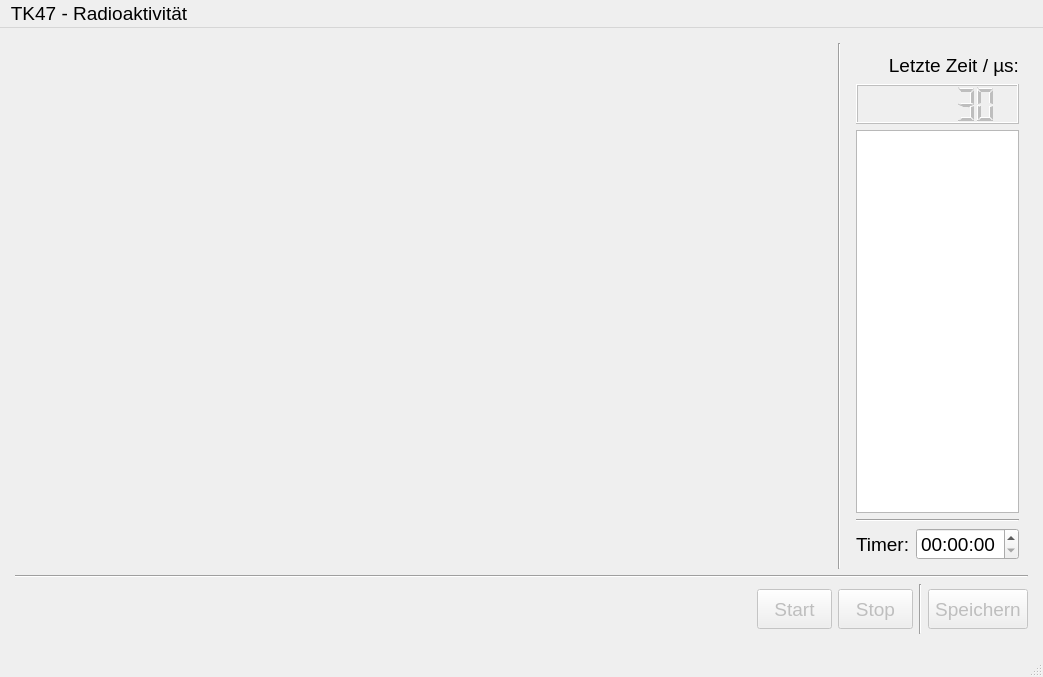
<?xml version="1.0" encoding="UTF-8"?>
<ui version="4.0">
 <class>MainWindow</class>
 <widget class="QMainWindow" name="MainWindow">
  <property name="geometry">
   <rect>
    <x>0</x>
    <y>0</y>
    <width>1043</width>
    <height>677</height>
   </rect>
  </property>
  <property name="minimumSize">
   <size>
    <width>1000</width>
    <height>500</height>
   </size>
  </property>
  <property name="font">
   <font>
    <family>Helvetica Neue</family>
    <pointsize>14</pointsize>
   </font>
  </property>
  <property name="windowTitle">
   <string>TK47 - Radioactivity</string>
  </property>
  <property name="windowIcon">
   <iconset theme="QIcon::ThemeIcon::WeatherStorm"/>
  </property>
  <widget class="QWidget" name="centralwidget">
   <property name="enabled">
    <bool>true</bool>
   </property>
   <property name="sizePolicy">
    <sizepolicy hsizetype="Preferred" vsizetype="Preferred">
     <horstretch>0</horstretch>
     <verstretch>0</verstretch>
    </sizepolicy>
   </property>
   <layout class="QGridLayout" name="gridLayout" rowstretch="10" columnstretch="0">
    <property name="leftMargin">
     <number>15</number>
    </property>
    <property name="topMargin">
     <number>15</number>
    </property>
    <property name="rightMargin">
     <number>15</number>
    </property>
    <property name="bottomMargin">
     <number>15</number>
    </property>
    <item row="0" column="0">
     <layout class="QVBoxLayout" name="verticalLayout" stretch="10,0,0">
      <property name="topMargin">
       <number>0</number>
      </property>
      <property name="bottomMargin">
       <number>0</number>
      </property>
      <item>
       <layout class="QHBoxLayout" name="horizontalLayout_2" stretch="15,0,1">
        <property name="leftMargin">
         <number>0</number>
        </property>
        <property name="topMargin">
         <number>0</number>
        </property>
        <property name="rightMargin">
         <number>0</number>
        </property>
        <property name="bottomMargin">
         <number>0</number>
        </property>
        <item>
         <widget class="QWidget" name="widgetPlot" native="true">
          <property name="minimumSize">
           <size>
            <width>400</width>
            <height>0</height>
           </size>
          </property>
          <property name="autoFillBackground">
           <bool>false</bool>
          </property>
          <property name="styleSheet">
           <string notr="true">background-color: rgba(255, 255, 255, 0);</string>
          </property>
         </widget>
        </item>
        <item>
         <widget class="Line" name="line_4">
          <property name="orientation">
           <enum>Qt::Orientation::Vertical</enum>
          </property>
         </widget>
        </item>
        <item>
         <widget class="QFrame" name="framePlot">
          <property name="frameShape">
           <enum>QFrame::Shape::Box</enum>
          </property>
          <property name="frameShadow">
           <enum>QFrame::Shadow::Raised</enum>
          </property>
          <property name="lineWidth">
           <number>0</number>
          </property>
          <layout class="QVBoxLayout" name="verticalLayout_4" stretch="1,1,15,1,1">
           <item>
            <widget class="QLabel" name="label">
             <property name="text">
              <string>Letzte Zeit / µs:</string>
             </property>
             <property name="alignment">
              <set>Qt::AlignmentFlag::AlignRight|Qt::AlignmentFlag::AlignTrailing|Qt::AlignmentFlag::AlignVCenter</set>
             </property>
            </widget>
           </item>
           <item>
            <widget class="QLCDNumber" name="currentData">
             <property name="enabled">
              <bool>false</bool>
             </property>
             <property name="minimumSize">
              <size>
               <width>0</width>
               <height>40</height>
              </size>
             </property>
             <property name="digitCount">
              <number>6</number>
             </property>
             <property name="segmentStyle">
              <enum>QLCDNumber::SegmentStyle::Filled</enum>
             </property>
             <property name="value" stdset="0">
              <double>30.000000000000000</double>
             </property>
             <property name="intValue" stdset="0">
              <number>30</number>
             </property>
            </widget>
           </item>
           <item>
            <widget class="QListWidget" name="lastData">
             <property name="minimumSize">
              <size>
               <width>120</width>
               <height>0</height>
              </size>
             </property>
             <property name="layoutDirection">
              <enum>Qt::LayoutDirection::LeftToRight</enum>
             </property>
             <property name="editTriggers">
              <set>QAbstractItemView::EditTrigger::NoEditTriggers</set>
             </property>
             <property name="selectionMode">
              <enum>QAbstractItemView::SelectionMode::NoSelection</enum>
             </property>
             <property name="itemAlignment">
              <set>Qt::AlignmentFlag::AlignRight</set>
             </property>
            </widget>
           </item>
           <item>
            <widget class="Line" name="line">
             <property name="orientation">
              <enum>Qt::Orientation::Horizontal</enum>
             </property>
            </widget>
           </item>
           <item>
            <layout class="QFormLayout" name="formLayout">
             <property name="topMargin">
              <number>0</number>
             </property>
             <item row="0" column="0">
              <widget class="QLabel" name="labelTimer">
               <property name="text">
                <string>Timer:</string>
               </property>
               <property name="buddy">
                <cstring>inputTimer</cstring>
               </property>
              </widget>
             </item>
             <item row="0" column="1">
              <widget class="QTimeEdit" name="inputTimer">
               <property name="toolTip">
                <string>Für die Messung kann ein Timer eingestellt werden.</string>
               </property>
              </widget>
             </item>
            </layout>
           </item>
          </layout>
         </widget>
        </item>
       </layout>
      </item>
      <item>
       <widget class="Line" name="line_3">
        <property name="orientation">
         <enum>Qt::Orientation::Horizontal</enum>
        </property>
       </widget>
      </item>
      <item>
       <layout class="QHBoxLayout" name="horizontalLayout" stretch="0,0,0,0,0">
        <property name="sizeConstraint">
         <enum>QLayout::SizeConstraint::SetMaximumSize</enum>
        </property>
        <property name="topMargin">
         <number>0</number>
        </property>
        <item>
         <spacer name="horizontalSpacer">
          <property name="maximumSize">
           <size>
            <width>16777215</width>
            <height>50</height>
           </size>
          </property>
          <property name="orientation">
           <enum>Qt::Orientation::Horizontal</enum>
          </property>
          <property name="sizeType">
           <enum>QSizePolicy::Policy::Expanding</enum>
          </property>
          <property name="sizeHint" stdset="0">
           <size>
            <width>40</width>
            <height>20</height>
           </size>
          </property>
         </spacer>
        </item>
        <item>
         <widget class="QPushButton" name="buttonStart">
          <property name="enabled">
           <bool>false</bool>
          </property>
          <property name="minimumSize">
           <size>
            <width>75</width>
            <height>30</height>
           </size>
          </property>
          <property name="maximumSize">
           <size>
            <width>75</width>
            <height>40</height>
           </size>
          </property>
          <property name="toolTip">
           <string>Start der Messung</string>
          </property>
          <property name="text">
           <string>Start</string>
          </property>
         </widget>
        </item>
        <item>
         <widget class="QPushButton" name="buttonStop">
          <property name="enabled">
           <bool>false</bool>
          </property>
          <property name="minimumSize">
           <size>
            <width>75</width>
            <height>30</height>
           </size>
          </property>
          <property name="maximumSize">
           <size>
            <width>75</width>
            <height>40</height>
           </size>
          </property>
          <property name="toolTip">
           <string>Aktuelle Messung stoppen</string>
          </property>
          <property name="text">
           <string>Stop</string>
          </property>
         </widget>
        </item>
        <item>
         <widget class="Line" name="line_2">
          <property name="orientation">
           <enum>Qt::Orientation::Vertical</enum>
          </property>
         </widget>
        </item>
        <item>
         <widget class="QPushButton" name="buttonSave">
          <property name="enabled">
           <bool>false</bool>
          </property>
          <property name="minimumSize">
           <size>
            <width>100</width>
            <height>30</height>
           </size>
          </property>
          <property name="maximumSize">
           <size>
            <width>75</width>
            <height>40</height>
           </size>
          </property>
          <property name="toolTip">
           <string>Messung speichern (Dateidialog)</string>
          </property>
          <property name="text">
           <string>Speichern</string>
          </property>
         </widget>
        </item>
       </layout>
      </item>
     </layout>
    </item>
   </layout>
  </widget>
  <widget class="QStatusBar" name="statusBar">
   <property name="enabled">
    <bool>true</bool>
   </property>
  </widget>
  <widget class="QMenuBar" name="menuBar">
   <property name="geometry">
    <rect>
     <x>0</x>
     <y>0</y>
     <width>1043</width>
     <height>24</height>
    </rect>
   </property>
   <widget class="QMenu" name="menuTK47">
    <property name="title">
     <string>TK47 - Radioaktivität</string>
    </property>
    <addaction name="controlWindow"/>
    <addaction name="separator"/>
   </widget>
   <addaction name="menuTK47"/>
  </widget>
  <action name="demoMode">
   <property name="checkable">
    <bool>true</bool>
   </property>
   <property name="text">
    <string>Demomodus aktivieren</string>
   </property>
  </action>
  <action name="controlWindow">
   <property name="checkable">
    <bool>true</bool>
   </property>
   <property name="text">
    <string>Kontroll-Fenster</string>
   </property>
   <property name="toolTip">
    <string>Öffnet ein neues Kontroll-Fenster</string>
   </property>
  </action>
 </widget>
 <tabstops>
  <tabstop>inputTimer</tabstop>
  <tabstop>buttonStart</tabstop>
  <tabstop>buttonStop</tabstop>
  <tabstop>buttonSave</tabstop>
  <tabstop>lastData</tabstop>
 </tabstops>
 <resources/>
 <connections/>
</ui>
